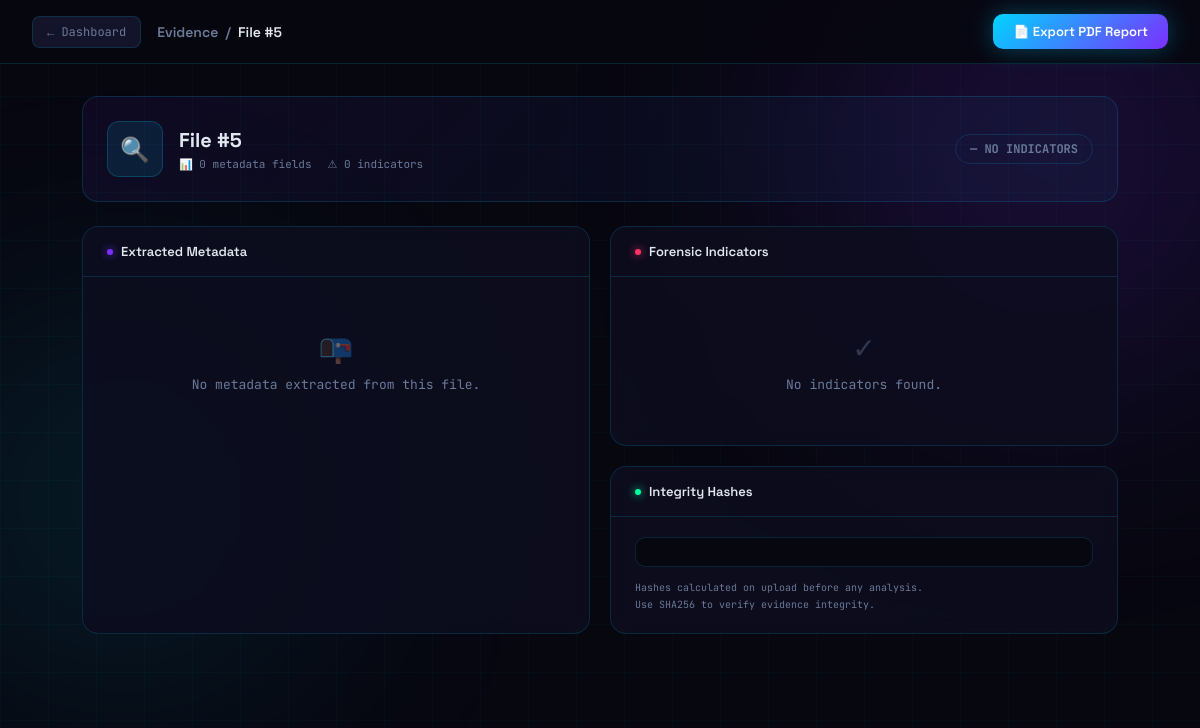
The app's page /file/5, older data.
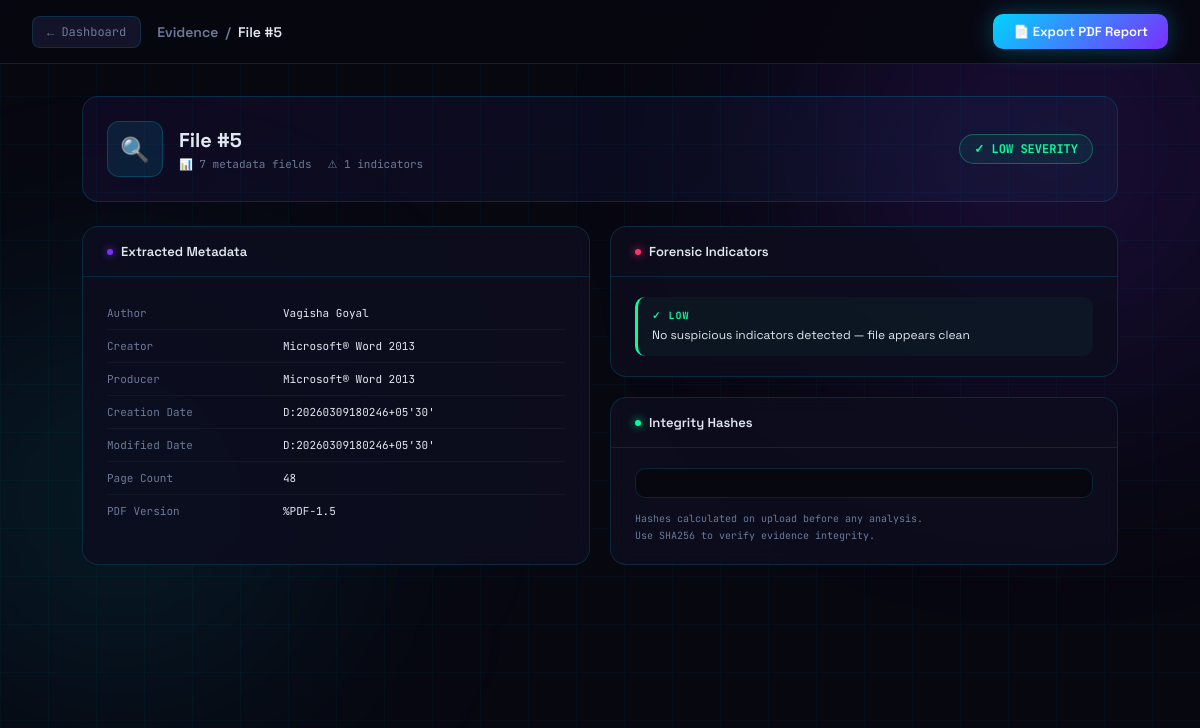
The same page, newer data.
### tables this page shows
CREATE TABLE metadata (
            id      INTEGER PRIMARY KEY AUTOINCREMENT,
            file_id INTEGER NOT NULL,
            key     TEXT NOT NULL,
            value   TEXT,
            FOREIGN KEY (file_id) REFERENCES files(id)
        );

CREATE TABLE indicators (
            id          INTEGER PRIMARY KEY AUTOINCREMENT,
            file_id     INTEGER NOT NULL,
            severity    TEXT NOT NULL,
            description TEXT NOT NULL,
            FOREIGN KEY (file_id) REFERENCES files(id)
        );

### app.py (the view)
@app.route('/file/<int:file_id>')
def file_detail(file_id):
    metadata   = get_file_metadata(file_id)
    indicators = get_file_indicators(file_id)
    return render_template('file_detail.html',
                        file_id    = file_id,
                        metadata   = metadata,
                        indicators = indicators)

### database/db.py (called while the page is built)
def get_connection():
    conn = sqlite3.connect(DATABASE)
    conn.row_factory = sqlite3.Row
    return conn

def get_file_metadata(file_id):
    conn = get_connection()
    cursor = conn.cursor()
    cursor.execute('SELECT key, value FROM metadata WHERE file_id = ?', (file_id,))
    rows = cursor.fetchall()
    conn.close()
    return rows

def get_file_indicators(file_id):
    conn = get_connection()
    cursor = conn.cursor()
    cursor.execute('SELECT severity, description FROM indicators WHERE file_id = ?', (file_id,))
    rows = cursor.fetchall()
    conn.close()
    return rows

### templates/file_detail.html (shortened to what this page needs)
<!DOCTYPE html>
<html lang="en">
<head>
</head>
<body>
    <div class="orb orb-a"></div>
    <div class="orb orb-b"></div>
    <div class="topbar">
        <div class="topbar-left">
            <a class="back-btn" href="/">← Dashboard</a>
            <div class="breadcrumb">
                Evidence &nbsp;/&nbsp; <span>File #{{ file_id }}</span>
            </div>
        </div>
        <div class="topbar-right">
            <a class="btn-primary" href="/report/{{ file_id }}">
                📄 Export PDF Report
            </a>
        </div>
    </div>
    <div class="page">
        <div class="file-header">
            <div class="file-header-icon">🔍</div>
            <div>
                <div class="file-header-name">File #{{ file_id }}</div>
                <div class="file-header-meta">
                    <span>📊 {{ metadata | length }} metadata fields</span>
                    <span>⚠ {{ indicators | length }} indicators</span>
                </div>
            </div>
            {% set severities = indicators | map(attribute='severity') | list %}
            {% if 'HIGH' in severities %}
                <span class="sev-badge HIGH">⚠ HIGH SEVERITY</span>
            {% elif 'MEDIUM' in severities %}
                <span class="sev-badge MEDIUM">⚡ MEDIUM SEVERITY</span>
            {% elif 'LOW' in severities %}
                <span class="sev-badge LOW">✓ LOW SEVERITY</span>
            {% else %}
                <span class="sev-badge NONE">— NO INDICATORS</span>
            {% endif %}
        </div>
        <div class="two-col">
            <div class="panel">
                <div class="panel-head">
                    <div class="panel-title">
                        <span class="dot v"></span>
                        Extracted Metadata
                    </div>
                </div>
                <div class="panel-body">
                    {% if metadata %}
                        <div class="meta-table">
                            {% for row in metadata %}
                            <div class="meta-row">
                                <span class="meta-key">{{ row['key'] }}</span>
                                <span class="meta-val
                                ">
                                    {{ row['value'] }}
                                </span>
                            </div>
                            {% endfor %}
                        </div>
                    {% else %}
                        <div class="empty">
                            <div class="empty-icon">📭</div>
                            No metadata extracted from this file.
                        </div>
                    {% endif %}
                </div>
            </div>
            <div style="display: flex; flex-direction: column; gap: 20px;">
                <div class="panel">
                    <div class="panel-head">
                        <div class="panel-title">
                            <span class="dot a"></span>
                            Forensic Indicators
                        </div>
                    </div>
                    <div class="panel-body">
                        {% if indicators %}
                            <div class="ind-list">
                                {% for ind in indicators %}
                                <div class="ind-item {{ ind['severity'] }}">
                                    <div class="ind-sev {{ ind['severity'] }}">
                                        {% if ind['severity'] == 'HIGH' %}⚠ HIGH
                                        {% elif ind['severity'] == 'MEDIUM' %}⚡ MEDIUM
                                        {% else %}✓ LOW
                                        {% endif %}
                                    </div>
                                    <div class="ind-desc">{{ ind['description'] }}</div>
                                </div>
                                {% endfor %}
                            </div>
                        {% else %}
                            <div class="empty">
                                <div class="empty-icon">✓</div>
                                No indicators found.
                            </div>
                        {% endif %}
                    </div>
                </div>
                <div class="panel">
                    <div class="panel-head">
                        <div class="panel-title">
                            <span class="dot o"></span>
                            Integrity Hashes
                        </div>
                    </div>
                    <div class="panel-body">
                        <div class="hash-block">
                        </div>
                        <div style="
                            margin-top: 12px;
                            font-size: 10px;
                            font-family: var(--mono);
                            color: var(--muted);
                            line-height: 1.7;
                        ">
                            Hashes calculated on upload before any analysis.<br>
                            Use SHA256 to verify evidence integrity.
                        </div>
                    </div>
                </div>
            </div>
        </div>
    </div>
</body>
</html>

Row changes from the older to the newer data that the page shows:
added metadata: key "Author", value "Vagisha Goyal"
added metadata: key "Creator", value "Microsoft® Word 2013"
added metadata: key "Producer", value "Microsoft® Word 2013"
added metadata: key "Creation Date", value "D:20260309180246+05'30'"
added metadata: key "Modified Date", value "D:20260309180246+05'30'"
added metadata: key "Page Count", value "48"
added metadata: key "PDF Version", value "%PDF-1.5"
added indicators: severity "✓ LOW", description "No suspicious indicators detected — file appears clean"
Text that changed along with them:
{{ metadata | length }}: "0" → "7"
{{ indicators | length }}: "0" → "1"
text no longer shown: "— NO INDICATORS 📭 No metadata extracted from this file. ✓ No indicators found."
text now shown: "✓ LOW SEVERITY"
